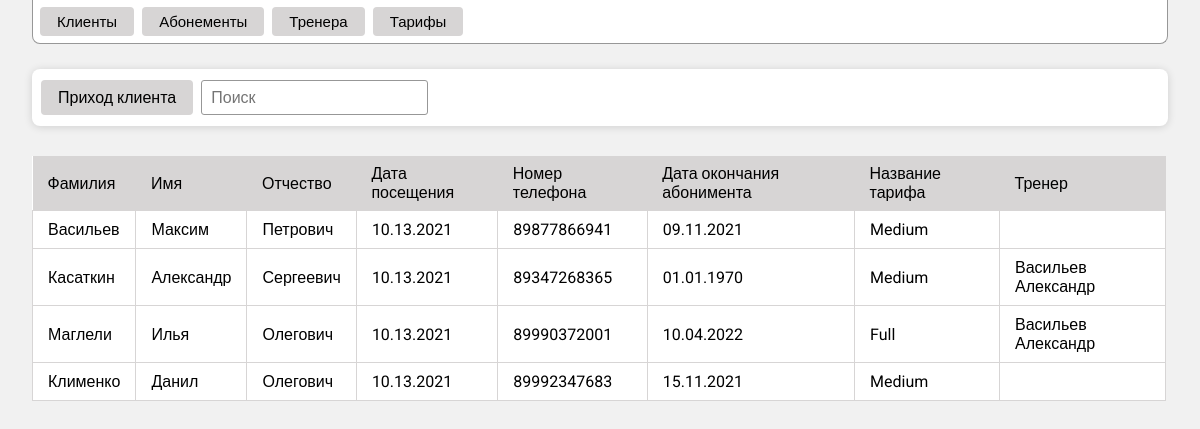
The page / on the database its author committed.
### tables this page shows
CREATE TABLE `uchet` (
  `id_zon` int(11) NOT NULL,
  `id_cl` int(11) NOT NULL,
  `data_poseh` varchar(20) NOT NULL
);

CREATE TABLE `client` (
  `id_cl` int(11) NOT NULL,
  `fam` varchar(50) NOT NULL,
  `imya` varchar(50) NOT NULL,
  `otch` varchar(50) NOT NULL,
  `data_roj` varchar(20) NOT NULL,
  `pol` varchar(20) NOT NULL,
  `nomer_tel` varchar(50) NOT NULL,
  `id_tr` int(11) DEFAULT NULL,
  `id_abon` int(11) NOT NULL
);

CREATE TABLE `abonement` (
  `id_abon` int(11) NOT NULL,
  `id_tarif` int(11) NOT NULL,
  `data_sozd` varchar(20) NOT NULL,
  `data_okon` varchar(20) NOT NULL
);

CREATE TABLE `tarif` (
  `id_tarif` int(11) NOT NULL,
  `name` varchar(250) NOT NULL,
  `opis` varchar(1000) NOT NULL,
  `srok` int(11) NOT NULL,
  `cena` int(11) NOT NULL
);

CREATE TABLE `trener` (
  `id_tr` int(11) NOT NULL,
  `fam_tr` varchar(50) NOT NULL,
  `imya_tr` varchar(50) NOT NULL,
  `otch_tr` varchar(50) NOT NULL,
  `data_roj_tr` varchar(20) NOT NULL,
  `pol_tr` varchar(50) NOT NULL
);

### index.php (the view, shortened to what this page needs)
<html>
<head>
    <link rel="stylesheet" href="style.css" type="text/css">
</head>
<body>
    <?php
        include ('conect.php');
        $uchet = mysqli_query($connection, 'SELECT * FROM `uchet`
            INNER JOIN `client` ON client.id_cl = uchet.id_cl
            INNER JOIN `abonement` ON abonement.id_abon = client.id_abon
            INNER JOIN `tarif` ON tarif.id_tarif = abonement.id_tarif
            LEFT OUTER JOIN `trener` ON trener.id_tr = client.id_tr WHERE uchet.data_poseh = "'.date('m.d.Y').'"'
        );
    ?>
    <div class="header">
        <div class="header__punkt knopka multibox-power" name-punt="client">Клиенты</div>
        <div class="header__punkt knopka multibox-power" name-punt="abonement">Абонементы</div>
        <div class="header__punkt knopka multibox-power" name-punt="trener">Тренера</div>
        <div class="header__punkt knopka multibox-power" name-punt="tarifi">Тарифы</div>
    </div>
    <div class="menu">
        <div class="menu__but knopka prihodjs">Приход клиента</div>
        <input type="text" name="search" class="menu__search" placeholder="Поиск" onkeyup="searchTable(this, 'table__uchet')">
    </div>
    <div class="uchettablebox">
        <table class="table-style table__uchet">
            <tr>
                <th onclick="sortTable(this,0)">Фамилия</th>
                <th onclick="sortTable(this,1)">Имя</th>
                <th onclick="sortTable(this,2)">Отчество</th>
                <th onclick="sortTable(this,3)">Дата посещения</th>
                <th onclick="sortTable(this,4)">Номер телефона</th>
                <th onclick="sortTable(this,5)">Дата окончания абонимента</th>
                <th onclick="sortTable(this,6)">Название тарифа</th>
                <th onclick="sortTable(this,7)">Тренер</th>
            </tr>
            <?php while ( ($uchet_one = mysqli_fetch_assoc($uchet)) ) {
                echo "<tr>";
                    echo "<td>" . $uchet_one['fam'] . "</td>";
                    echo "<td>" . $uchet_one['imya'] . "</td>";
                    echo "<td>" . $uchet_one['otch'] . "</td>";
                    echo "<td>" . $uchet_one['data_poseh'] . "</td>";
                    echo "<td>" . $uchet_one['nomer_tel'] . "</td>";
                    echo "<td>" . $uchet_one['data_okon'] . "</td>";
                    echo "<td>" . $uchet_one['name'] . "</td>";
                    echo "<td>" . $uchet_one['fam_tr'] . " " . $uchet_one['imya_tr'] . "</td>";
                echo "</tr>";
            } ?>
        </table>
    </div>
</body>
</html>

### style.css (style rules this page uses)
* { margin: 0px;padding: 0px; }
body { font-family: 'Roboto', sans-serif;padding: 0px 32px 12px;background: #f1f1f1;display: flex;flex-direction: column;height: 100%;box-sizing: border-box; }
input, textarea, button { outline: none; resize: none; border: none; font-family: 'Montserrat', sans-serif; font-weight: 400; font-size: 16px;-webkit-appearance: none; }
input, select { border: 1px solid #979797; border-radius: 3px; padding: 0 9px 0; height: 35px; box-sizing: border-box; }
.knopka { background: #d7d5d5;border-radius: 4px;display: inline-flex;align-items: center;justify-content: center;cursor: pointer;transition:0.2s;height: 29px;box-sizing: border-box;padding: 0 17px 0;font-size: 15px; }
.header { margin: 0 0 25px;display: flex;align-items: center;background: #fff;padding: 7px 7px;border-radius: 0 0 8px 8px; border: 1px solid #979797;border-top: 0px; }
.header__punkt { margin-right: 8px; }
.menu { display: flex;background: #fff;padding: 11px 9px;border-radius: 8px;box-shadow: 0px 1px 9px 0px #00000024;margin: 0 0 30px; }
.menu__but { margin-right: 8px; height: 35px; font-size: 16px; }
.table-style { background: #fff; border-collapse: collapse; }
.table-style th { background: #d7d5d5; font-weight: 400; padding: 8px 15px; transition:0.2s; cursor: pointer; text-align: left; }
.table-style td { border: 1px solid #d7d5d5; padding: 9px 15px; }
.uchettablebox { height: 100%;overflow-y: auto; }
.table__uchet { width: calc(100% - 2px);box-sizing: border-box; }

### rows shown on the page
uchet: id_cl.fam "Васильев", id_cl.imya "Максим", id_cl.otch "Петрович", data_poseh "10.13.2021", id_cl.nomer_tel "89877866941", abonement.data_okon "09.11.2021", tarif.name "Medium"
uchet: id_cl.fam "Касаткин", id_cl.imya "Александр", id_cl.otch "Сергеевич", data_poseh "10.13.2021", id_cl.nomer_tel "89347268365", abonement.data_okon "01.01.1970", tarif.name "Medium", trener.fam_tr "Васильев", trener.imya_tr "Александр"
uchet: id_cl.fam "Маглели", id_cl.imya "Илья", id_cl.otch "Олегович", data_poseh "10.13.2021", id_cl.nomer_tel "89990372001", abonement.data_okon "10.04.2022", tarif.name "Full", trener.fam_tr "Васильев", trener.imya_tr "Александр"
uchet: id_cl.fam "Клименко", id_cl.imya "Данил", id_cl.otch "Олегович", data_poseh "10.13.2021", id_cl.nomer_tel "89992347683", abonement.data_okon "15.11.2021", tarif.name "Medium"
